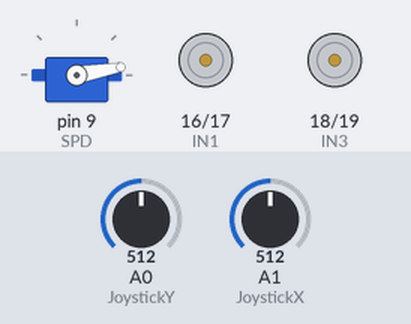
The sketch below on a simulated Arduino Uno, built with avr-gcc and run on an emulated ATmega328P. Shown: servo, motor-driver pin pairs drawn as motors (green arrow = first pin HIGH = forward, orange = second pin HIGH = backward, longer = more drive). Inputs (shaded band) come from the test bench; at power-on: A0 (JoystickY) = 512, A1 (JoystickX) = 512.

Above: at 1.2 s.
1.3 s: A0 (JoystickY) set to 461
2.8 s: A0 (JoystickY) set to 434
At 3.27 s:
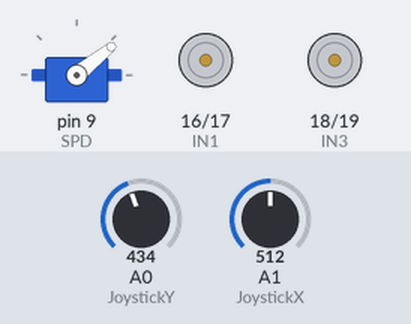
At 5.7 s:
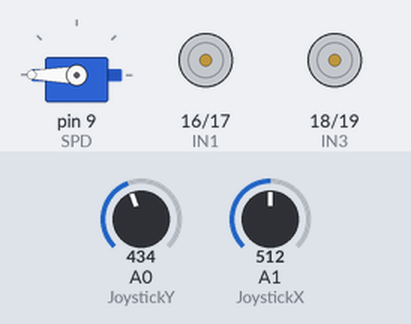
5.8 s: A1 (JoystickX) set to 466
7.3 s: A1 (JoystickX) set to 441
10.3 s: A0 (JoystickY) set to 583
At 10.56 s:
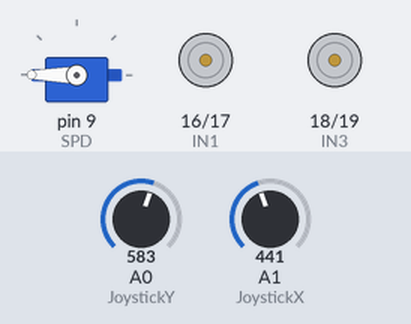
13.3 s: A0 (JoystickY) set to 615
At 13.7 s:
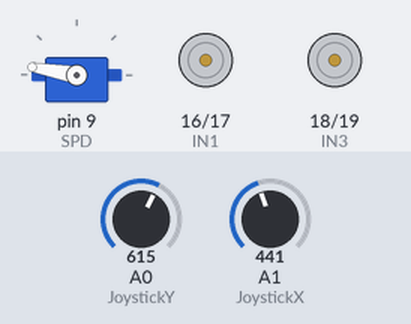
Timing chart, 0 to 19.6 s (numbered marks = the images above; inputs shaded):
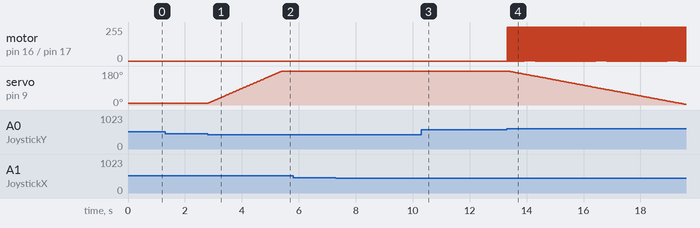

Measured:
- the behaviour switches between 451 and 450 on A0 (JoystickY) (found by bisection; images 0 and 1)
- the behaviour switches between 599 and 600 on A0 (JoystickY) (found by bisection; images 3 and 4)
- after the input at 1.3 s, every drawn part: stays the same
- after the input at 2.8 s, servo on pin 9 (SPD): moves from 10° to 180° over 2.6 s, starting at once
- after the input at 5.8 s, every drawn part: stays the same
- after the input at 10.3 s, motor on pin 16 (IN1) / pin 17 (IN2): stays stopped (without the input it goes to backward 255/255 after 3.0 s)
- after the input at 13.3 s, servo on pin 9 (SPD): moves from 180° to 95° over 3.0 s, starting after 0.06 s

The sketch:

roboruka.ino
```cpp
#include <Servo.h>

Servo NS;                   //DŮLEŽITÉ!!!!!: Je velmi vysoká pravděpodobnost, že servo a krokáč který dostanete bude rozbitý, proto v případě, že se nic nehýbe a kod je v pořádku zkontrolován, vyměňte nejdříve tyto součástky

const int SPD = 9;        //Pin 9; Signál pro servo. Vodiče serva: oranžový-signál; červená- +5V; hnědá-GND

const int IN1 = 16;       //PIN A2;     IN1-4 = Připojení pro signál krokového motoru. Na desce pro krokáč je potřeba ještě připojit napájení 5V
const int IN2 = 17;       //PIN A3;      Nezapomenout, že pokud označujeme analogové výstupy za digitální tak postupujeme takto: A0=14; A1=15; A2= 16 atd........
const int IN3 = 18;       //PIN A4;
const int IN4 = 19;       //PIN A5;

const int JoystickX = A1;  //VRx  Na Joysticku jsou označeny osy. Nezapomenout připojit napájení 5V
const int JoystickY = A0;  //VRy
int x,y;
int poloha = 10;             //nastavi vysku ruky, nute seridit k tomu i mechanicky

void setup() {
  pinMode(IN1, OUTPUT);    // nějaké ajťákoviny
  pinMode(IN2, OUTPUT);
  pinMode(IN3, OUTPUT);
  pinMode(IN4, OUTPUT);

  pinMode(JoystickX, INPUT);
  pinMode(JoystickY, INPUT);

  NS.attach(SPD);
  NS.write(poloha);
}

void loop(){
  x = analogRead(JoystickX);
  y = analogRead(JoystickY);

  if(x >= 900)
  rotacePoSmeru();
  else if (x <= 450)
  rotaceProtiSmeru();


if (y <= 450)
if (poloha <= 179)  //max uhel natočení serva
{poloha++;
  delay(15);
}
  if (y >= 600)
  if (poloha >= 1){      //min úhel natočení serva
  poloha--;
  delay(15);
  }
  NS.write(poloha);
}

void rotacePoSmeru() {
  krok(1, 0, 0, 0);
  krok(0, 1, 0, 0);
  krok(0, 0, 1, 0);
  krok(0, 0, 0, 1);

}

void rotaceProtiSmeru() {
  krok(0, 0, 0, 1);
  krok(0, 0, 1, 0);
  krok(0, 1, 0, 0);
  krok(1, 0, 0, 0);

}
void krok(int a, int b, int c, int d){
  digitalWrite(IN1, a);
  digitalWrite(IN2, b);
  digitalWrite(IN3, c);
  digitalWrite(IN4, d);
  delay(5);
}                     // Gratuluji, fachá ti to, čili jsi udělal praktickou maturitu. Teď jdi domů a uč se na ústní.
```
